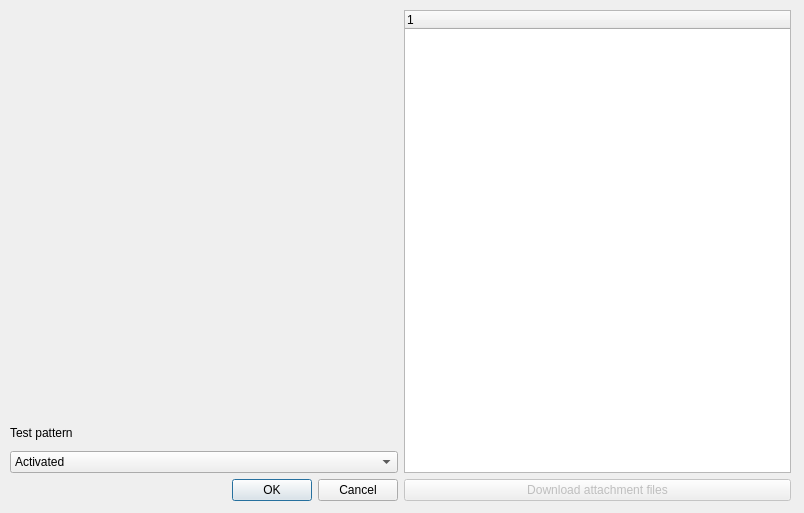
<?xml version="1.0" encoding="UTF-8"?>
<ui version="4.0">
 <class>Plugin_Ocpm</class>
 <widget class="QDialog" name="Plugin_Ocpm">
  <property name="geometry">
   <rect>
    <x>0</x>
    <y>0</y>
    <width>804</width>
    <height>513</height>
   </rect>
  </property>
  <property name="windowTitle">
   <string>OCPM</string>
  </property>
  <property name="locale">
   <locale language="English" country="UnitedStates"/>
  </property>
  <widget class="QWidget" name="horizontalLayoutWidget">
   <property name="geometry">
    <rect>
     <x>10</x>
     <y>10</y>
     <width>781</width>
     <height>491</height>
    </rect>
   </property>
   <layout class="QHBoxLayout" name="horizontalLayout">
    <item>
     <layout class="QVBoxLayout" name="verticalLayout">
      <item>
       <widget class="QLabel" name="label_title">
        <property name="maximumSize">
         <size>
          <width>16777215</width>
          <height>50</height>
         </size>
        </property>
        <property name="text">
         <string/>
        </property>
       </widget>
      </item>
      <item>
       <widget class="QLabel" name="label_picture">
        <property name="text">
         <string/>
        </property>
       </widget>
      </item>
      <item>
       <widget class="QLabel" name="label_testPattern">
        <property name="enabled">
         <bool>true</bool>
        </property>
        <property name="maximumSize">
         <size>
          <width>16777215</width>
          <height>25</height>
         </size>
        </property>
        <property name="text">
         <string>Test pattern</string>
        </property>
       </widget>
      </item>
      <item>
       <widget class="QComboBox" name="comboBox_testPattern">
        <property name="enabled">
         <bool>true</bool>
        </property>
        <item>
         <property name="text">
          <string>Activated</string>
         </property>
        </item>
        <item>
         <property name="text">
          <string>Inactive</string>
         </property>
        </item>
       </widget>
      </item>
      <item>
       <widget class="QDialogButtonBox" name="buttonBox_OKCancel">
        <property name="standardButtons">
         <set>QDialogButtonBox::Cancel|QDialogButtonBox::Ok</set>
        </property>
        <property name="centerButtons">
         <bool>false</bool>
        </property>
       </widget>
      </item>
     </layout>
    </item>
    <item>
     <layout class="QVBoxLayout" name="verticalLayout_2">
      <item>
       <widget class="QTreeWidget" name="treeWidget_information">
        <column>
         <property name="text">
          <string notr="true">1</string>
         </property>
        </column>
       </widget>
      </item>
      <item>
       <widget class="QPushButton" name="pushButton_attachment">
        <property name="enabled">
         <bool>false</bool>
        </property>
        <property name="text">
         <string>Download attachment files</string>
        </property>
        <property name="icon">
         <iconset>
          <normaloff>../cinemaouvert-opp/resources/glyphicons/glyphicons_181_download_alt.png</normaloff>../cinemaouvert-opp/resources/glyphicons/glyphicons_181_download_alt.png</iconset>
        </property>
       </widget>
      </item>
     </layout>
    </item>
   </layout>
  </widget>
 </widget>
 <resources/>
 <connections/>
</ui>
